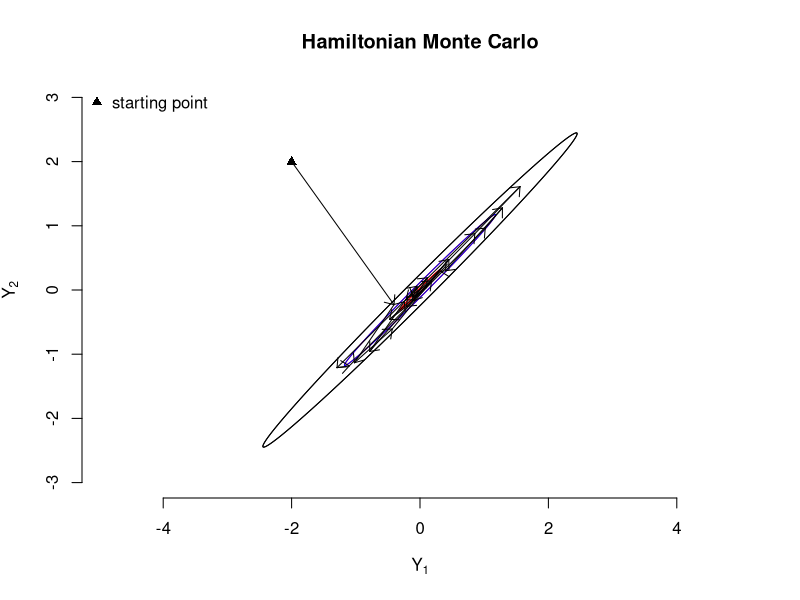

The R source for this figure:
# EXAMPLE 2: HYBRID MONTE CARLO SAMPLING -- BIVARIATE NORMAL
rm(list=ls())
set.seed(20150311)
# STEP SIZE
delta    = 0.1
nSamples = 50

RHO      = 0.995

semiaxis <- svd(matrix(c(1,RHO,RHO,1),nrow=2,ncol=2))$d

L        = 20#max(20,max(semiaxis)/min(semiaxis))

library(mixtools)
s   <- 1-RHO^2

# plot contours of the bivariate normal:
plot(0:10,type="n",xlim=c(-3,3),ylim=c(-3,3),main="Hamiltonian Monte Carlo",asp=1,
     xlab=expression(Y[1]),ylab=expression(Y[2]),bty="n")
legend("topleft","starting point",pch=17,bty="n")
res <- ellipse(mu=c(0,0), sigma=matrix(c(1,RHO,RHO,1),nrow=2,ncol=2), 
               alpha = .05, npoints = 250) 
points(res,type="l")
res <- ellipse(mu=c(0,0), sigma=matrix(c(1,RHO,RHO,1),nrow=2,ncol=2), 
               alpha = .5, npoints = 250, col="red") 
points(res,type="l",col="blue")

res <- ellipse(mu=c(0,0), sigma=matrix(c(1,RHO,RHO,1),nrow=2,ncol=2), 
               alpha = .95, npoints = 250, col="red") 
points(res,type="l",col="red")


# DEFINE POTENTIAL ENERGY FUNCTION
U <- function(x,rho=RHO){# x is a column vector; rho is correleation:
  t(x)%*%solve(matrix(c(1,rho,rho,1),nrow=2,ncol=2))%*%x
}

# DEFINE GRADIENT OF POTENTIAL ENERGY
dU <- function(x,rho=RHO){
  t(x)%*%solve(matrix(c(1,rho,rho,1),nrow=2,ncol=2))
}

# DEFINE KINETIC ENERGY FUNCTION
K <- function(p){
  sum(p^2)/2
}

# INITIAL STATE
x  = matrix(0,nrow=2,ncol=nSamples)
x[,1] = c(-2,2)
points(x[1,1],x[2,1],pch=17,lwd=2)
t = 1
for (t in 1:(nSamples-1)){
    t = t + 1;
    print(t)
    # SAMPLE RANDOM MOMENTUM
    p0 = matrix(rnorm(2),nrow=2,ncol=1)
    
    # SIMULATE HAMILTONIAN DYNAMICS
    # FIRST 1/2 STEP OF MOMENTUM
    pStar = p0 - delta/2*t(dU(x[,t-1]))
    
    # FIRST FULL STEP FOR POSITION/SAMPLE
    xStar = x[,t-1] + delta*pStar
    
    # FULL STEPS
    for (jL in 1:L-1){
      # MOMENTUM
      pStar = pStar - delta*t(dU(xStar))
      # POSITION/SAMPLE
      xStar = xStar + delta*pStar
    }
    
    # LAST HALP STEP
    pStar = pStar - delta/2*t(dU(xStar));
     
        # COULD NEGATE MOMENTUM HERE TO LEAVE
        # THE PROPOSAL DISTRIBUTION SYMMETRIC.
        # HOWEVER WE THROW THIS AWAY FOR NEXT
        # SAMPLE, SO IT DOESNT MATTER
    
    # EVALUATE ENERGIES AT
    # START AND END OF TRAJECTORY
    U0 = U(x[,t-1])
    UStar = U(xStar)
    
    K0 = K(p0)
    KStar = K(pStar)
    
    # ACCEPTANCE/REJECTION CRITERION
    alpha = min(1,exp((U0 + K0) - (UStar + KStar)))
    
    u = runif(1)
    if (u < alpha){
      x[,t] = xStar
      print("accept")
    } else{
      x[,t] = x[,t-1]
    }
    
    i=t
#     arrows(x[1,i-1],x[2,i-1],x[1,i],x[2,i-1],length=0.1,angle=40)
#     Sys.sleep(.5)
#     arrows(x[1,i],x[2,i-1],x[1,i],x[2,i],length=0.1,angle=40)
#     Sys.sleep(.5)
    arrows(x[1,i-1],x[2,i-1],x[1,i],x[2,i],length=0.1,angle=40)
    Sys.sleep(.5)
}
